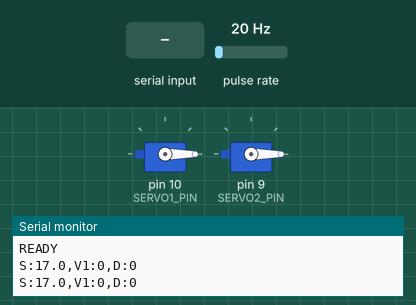
Bench run of a sketch on a simulated Arduino Uno, built with avr-gcc and run on an emulated ATmega328P. On the bench: 2 × servo, the last lines printed to the serial monitor. Wiring (inferred from the names in the program): pulse sensor: data pin 2. Inputs (shaded band) come from the test bench; at power-on: pulse rate 20 Hz.

Above: at 1.2 s.
1.3 s: pulse rate (sensor on pin 2) set to 31 Hz
3.7 s: pulse rate (sensor on pin 2) set to 35 Hz
At 4.75 s:
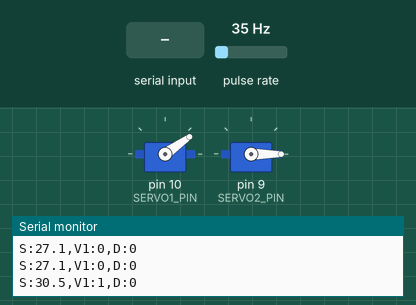
6.7 s: "T90\n" received over Serial
At 7.4 s:
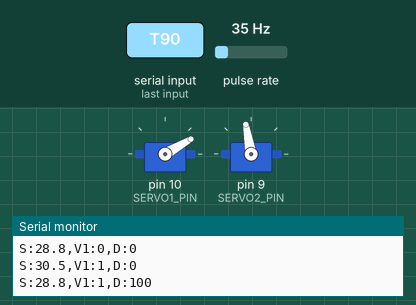
9.7 s: "X,45\n" received over Serial
12.7 s: "A,45\n" received over Serial
At 12.75 s:
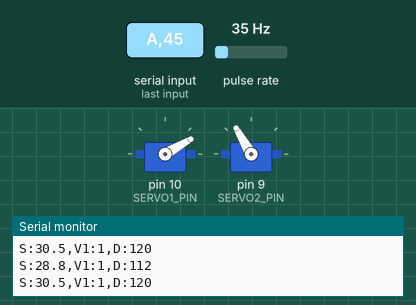
15.7 s: "M,45\n" received over Serial
At 17.4 s:
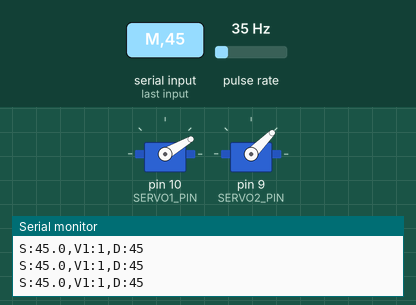
Timing chart, 0 to 18.5 s (numbered marks = the images above; inputs shaded):
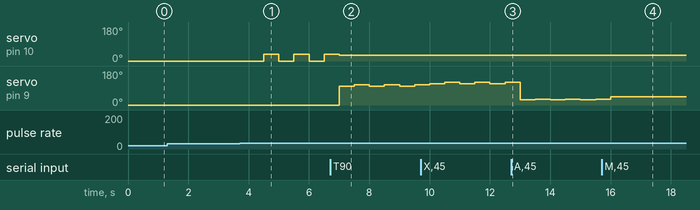

The sketch:

LongboardControl.ino
```cpp
#include <Servo.h>

// --- Pin Definitions ---
#define SPEED_SENSOR_PIN 2    // TCRT5000 digital output
#define SERVO1_PIN       10   // Servo 1 - binary trigger
#define SERVO2_PIN       9    // Servo 2 - damper stiffness

// --- Wheel Configuration ---
const float WHEEL_DIAMETER_MM     = 75.0;
const int   PULSES_PER_REVOLUTION = 1;

// --- Configurable via Serial (web app) ---
float triggerSpeed   = 30.0;  // km/h to activate servo 1
float maxSpeedKMH    = 50.0;  // km/h where damper is at max
int   maxDamperAngle = 180;   // max angle for servo 2
float testSpeed      = -1.0;  // -1 = use real sensor

// --- Fixed servo angles ---
const int SERVO1_INACTIVE  = 0;
const int SERVO1_ACTIVE    = 35;  // initial activation angle
const int SERVO1_SETTLE    = 30;  // settle angle after 500ms
const int SERVO2_MIN       = 0;

// --- Servo 1 state ---
bool     servo1Active      = false;
unsigned long servo1OnTime = 0;

// --- Speed Calculation ---
const unsigned long CALC_INTERVAL_MS = 500;

volatile unsigned long pulseCount = 0;
unsigned long lastCalcTime        = 0;
float speedKMH                    = 0.0;

Servo servo1;
Servo servo2;

void countPulse() {
  pulseCount++;
}

// Parse commands from web app: T:30, X:50, A:180, M:35, L:
void parseSerial() {
  if (!Serial.available()) return;
  String cmd = Serial.readStringUntil('\n');
  cmd.trim();
  if (cmd.length() < 2) return;

  char key = cmd.charAt(0);
  float val = cmd.substring(2).toFloat();

  switch (key) {
    case 'T': triggerSpeed   = val; break; // threshold speed
    case 'X': maxSpeedKMH    = val; break; // max speed
    case 'A': maxDamperAngle = (int)val; break; // max damper angle
    case 'M': testSpeed      = val; break; // test mode speed
    case 'L': testSpeed      = -1.0; break; // live sensor mode
  }
}

void setup() {
  Serial.begin(9600);

  pinMode(SPEED_SENSOR_PIN, INPUT);
  attachInterrupt(digitalPinToInterrupt(SPEED_SENSOR_PIN), countPulse, RISING);

  servo1.attach(SERVO1_PIN);
  servo2.attach(SERVO2_PIN);

  servo1.write(SERVO1_INACTIVE);
  servo2.write(SERVO2_MIN);

  Serial.println("READY");
}

void loop() {
  parseSerial();

  unsigned long now = millis();

  if (now - lastCalcTime >= CALC_INTERVAL_MS) {
    detachInterrupt(digitalPinToInterrupt(SPEED_SENSOR_PIN));
    unsigned long pulses = pulseCount;
    pulseCount = 0;
    attachInterrupt(digitalPinToInterrupt(SPEED_SENSOR_PIN), countPulse, RISING);

    float elapsedSeconds = (now - lastCalcTime) / 1000.0;
    lastCalcTime = now;

    if (testSpeed >= 0) {
      speedKMH = testSpeed;
    } else {
      float circumferenceM = PI * (WHEEL_DIAMETER_MM / 1000.0);
      float revolutions    = (float)pulses / PULSES_PER_REVOLUTION;
      speedKMH             = (revolutions * circumferenceM / elapsedSeconds) * 3.6;
    }

    // Servo 1: snap to 35° on trigger, settle to 30° after 500ms
    if (speedKMH >= triggerSpeed) {
      if (!servo1Active) {
        servo1.write(SERVO1_ACTIVE);
        servo1Active  = true;
        servo1OnTime  = now;
      } else if (now - servo1OnTime >= 500) {
        servo1.write(SERVO1_SETTLE);
      }
    } else {
      servo1.write(SERVO1_INACTIVE);
      servo1Active = false;
    }

    // Servo 2: proportional damper (only active above trigger speed)
    int damperAngle = SERVO2_MIN;
    if (speedKMH >= triggerSpeed) {
      long clamped = constrain((long)speedKMH, (long)triggerSpeed, (long)maxSpeedKMH);
      damperAngle  = (int)map(clamped, (long)triggerSpeed, (long)maxSpeedKMH, SERVO2_MIN, maxDamperAngle);
    }
    servo2.write(damperAngle);

    // Output for web app: S:35.0,V1:1,D:90
    Serial.print("S:");
    Serial.print(speedKMH, 1);
    Serial.print(",V1:");
    Serial.print(speedKMH >= triggerSpeed ? 1 : 0);
    Serial.print(",D:");
    Serial.println(damperAngle);
  }
}
```

Measured:
- the behaviour switches between 34 and 35 Hz on pulse rate (sensor on pin 2) (found by bisection; images 0 and 1)
- after the input at 3.7 s, servo on pin 10 (SERVO1_PIN): alternates 35° for 0.50 s and 0° for 0.50 s, starting after 0.80 s
- after the input at 6.7 s, servo on pin 9 (SERVO2_PIN): alternates 108° for 0.50 s and 100° for 0.50 s, starting after 0.30 s
